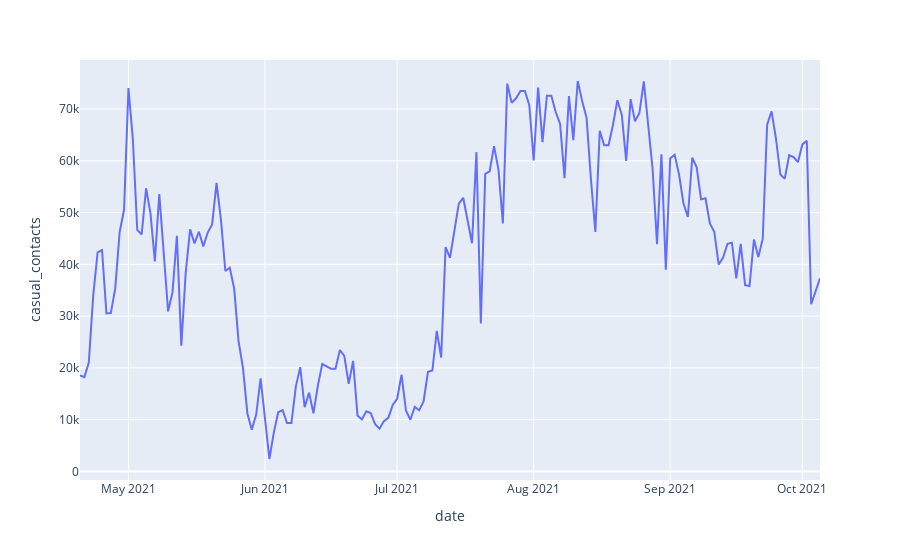

Source (notebook cell):
### Code cell
info_by_date(trace_dropna, 'casual_contacts')

### Figure 1 — Plotly figure (JSON) as saved in the notebook; plotly's stock layout.template omitted (floating-point values rounded to 4 significant figures; data arrays with more than 128 entries replaced by an {"elided": "..."} marker saying what was removed)
{"data": [{"hovertemplate": "date=%{x}<br>casual_contacts=%{y}<extra></extra>", "legendgroup": "", "line": {"color": "#636efa", "dash": "solid"}, "marker": {"symbol": "circle"}, "mode": "lines", "name": "", "orientation": "v", "showlegend": false, "type": "scatter", "x": {"elided": "168 str values"}, "xaxis": "x", "y": {"elided": "168 int values"}, "yaxis": "y"}], "layout": {"legend": {"tracegroupgap": 0}, "margin": {"t": 60}, "xaxis": {"anchor": "y", "domain": [0, 1], "title": {"text": "date"}}, "yaxis": {"anchor": "x", "domain": [0, 1], "title": {"text": "casual_contacts"}}}}
